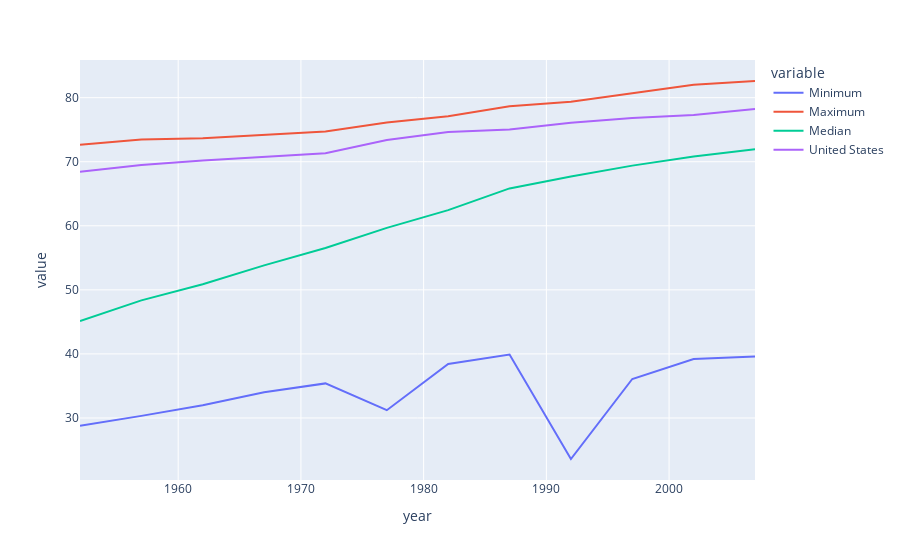

This figure's notebook cell:
### Code cell
px.line(df_graph_long,
        x = "year",
        y = "value",
        color = "variable")

### Figure 1 — Plotly figure (JSON) as saved in the notebook; plotly's stock layout.template omitted (floating-point values rounded to 4 significant figures)
{"data": [{"hovertemplate": "variable=Minimum<br>year=%{x}<br>value=%{y}<extra></extra>", "legendgroup": "Minimum", "line": {"color": "#636efa", "dash": "solid"}, "marker": {"symbol": "circle"}, "mode": "lines", "name": "Minimum", "orientation": "v", "showlegend": true, "type": "scatter", "x": [1952, 1957, 1962, 1967, 1972, 1977, 1982, 1987, 1992, 1997, 2002, 2007], "xaxis": "x", "y": [28.8, 30.33, 32.0, 34.02, 35.4, 31.22, 38.45, 39.91, 23.6, 36.09, 39.19, 39.61], "yaxis": "y"}, {"hovertemplate": "variable=Maximum<br>year=%{x}<br>value=%{y}<extra></extra>", "legendgroup": "Maximum", "line": {"color": "#EF553B", "dash": "solid"}, "marker": {"symbol": "circle"}, "mode": "lines", "name": "Maximum", "orientation": "v", "showlegend": true, "type": "scatter", "x": [1952, 1957, 1962, 1967, 1972, 1977, 1982, 1987, 1992, 1997, 2002, 2007], "xaxis": "x", "y": [72.67, 73.47, 73.68, 74.16, 74.72, 76.11, 77.11, 78.67, 79.36, 80.69, 82, 82.6], "yaxis": "y"}, {"hovertemplate": "variable=Median<br>year=%{x}<br>value=%{y}<extra></extra>", "legendgroup": "Median", "line": {"color": "#00cc96", "dash": "solid"}, "marker": {"symbol": "circle"}, "mode": "lines", "name": "Median", "orientation": "v", "showlegend": true, "type": "scatter", "x": [1952, 1957, 1962, 1967, 1972, 1977, 1982, 1987, 1992, 1997, 2002, 2007], "xaxis": "x", "y": [45.14, 48.36, 50.88, 53.83, 56.53, 59.67, 62.44, 65.83, 67.7, 69.39, 70.83, 71.94], "yaxis": "y"}, {"hovertemplate": "variable=United States<br>year=%{x}<br>value=%{y}<extra></extra>", "legendgroup": "United States", "line": {"color": "#ab63fa", "dash": "solid"}, "marker": {"symbol": "circle"}, "mode": "lines", "name": "United States", "orientation": "v", "showlegend": true, "type": "scatter", "x": [1952, 1957, 1962, 1967, 1972, 1977, 1982, 1987, 1992, 1997, 2002, 2007], "xaxis": "x", "y": [68.44, 69.49, 70.21, 70.76, 71.34, 73.38, 74.65, 75.02, 76.09, 76.81, 77.31, 78.24], "yaxis": "y"}], "layout": {"autosize": true, "legend": {"title": {"text": "variable"}, "tracegroupgap": 0}, "margin": {"t": 60}, "xaxis": {"anchor": "y", "autorange": true, "domain": [0, 1], "range": [1952, 2007], "title": {"text": "year"}, "type": "linear"}, "yaxis": {"anchor": "x", "autorange": true, "domain": [0, 1], "range": [20.32, 85.88], "title": {"text": "value"}, "type": "linear"}}}
